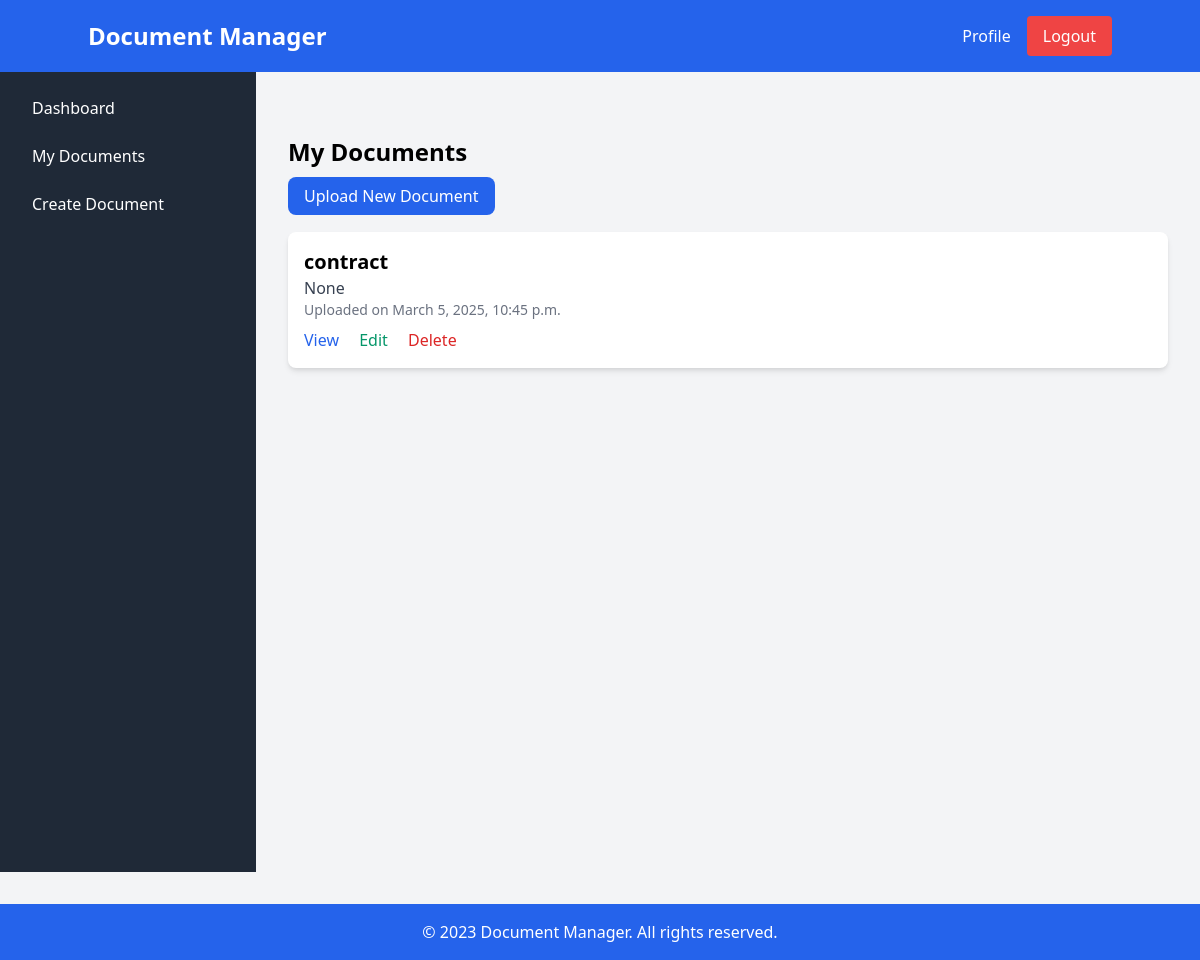
/documents/ (signed in), run on an earlier commit of the app's database.
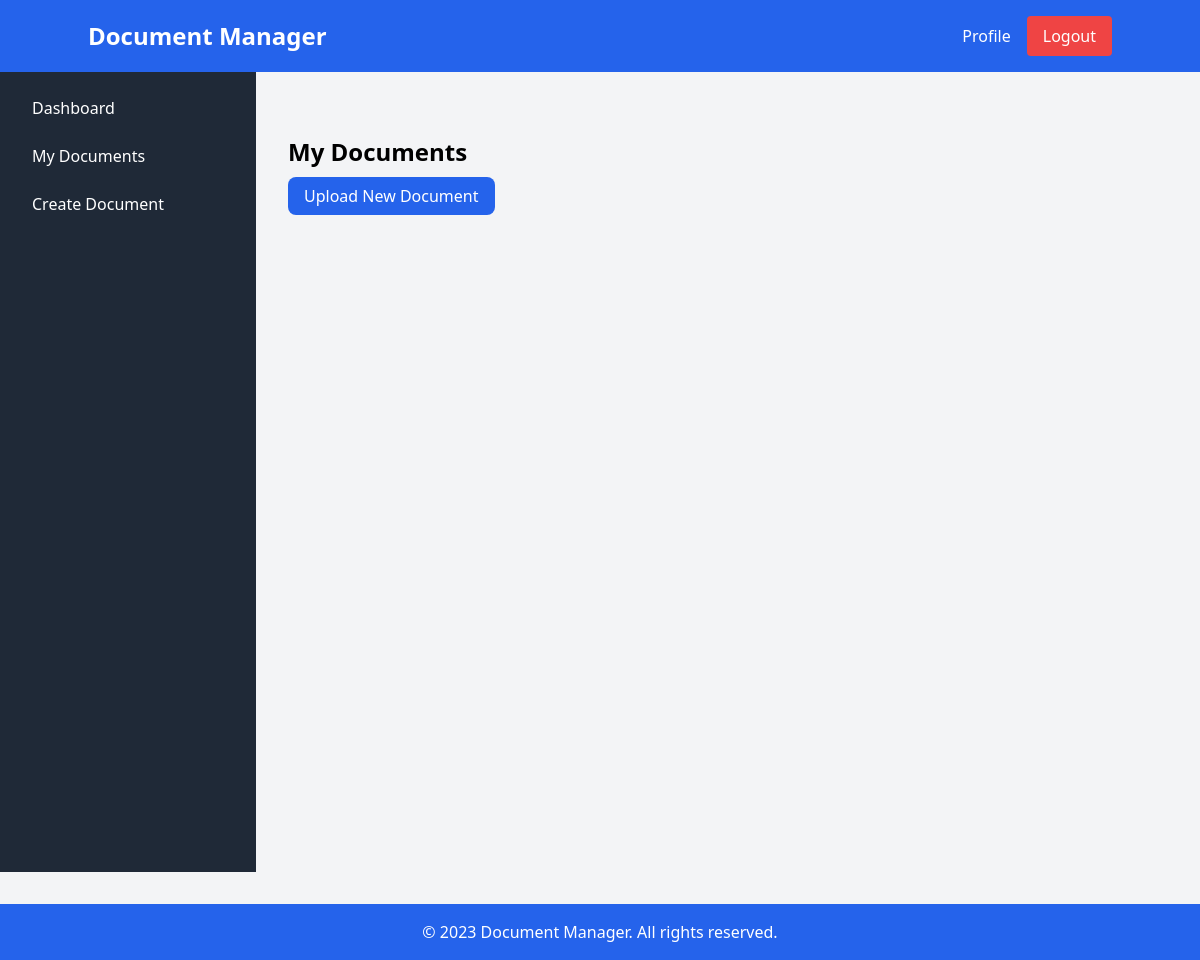
And on a later commit of the database.
### web/models.py (models this page shows, shortened)
class Document(models.Model):
    id = models.UUIDField(primary_key=True)
    user = models.ForeignKey(User, on_delete=models.CASCADE, related_name='documents')
    title = models.CharField(max_length=255)
    description = models.TextField(blank=True, null=True)
    file = models.FileField(upload_to='documents/')
    uploaded_at = models.DateTimeField(auto_now_add=True)
    is_signed = models.BooleanField(default=False)

### web/views.py (the view)
# urls.py: path('documents/', document_list, name='document_list'),
@login_required(login_url='/login')
def document_list(request):
    documents = Document.objects.filter(user=request.user).order_by('-uploaded_at')
    return render(request, 'document_list.html', {'documents': documents})

### web/templates/document_list.html (shortened to what this page needs)
{% extends "layout.html" %}
{% block content %}
<div class="max-w-4xl mx-auto py-8">
    <h1 class="text-2xl font-bold mb-4">My Documents</h1>
    <a href="{% url 'upload_document' %}" class="bg-blue-600 text-white px-4 py-2 rounded-lg hover:bg-blue-700">Upload New Document</a>
    <div class="mt-6">
        {% for document in documents %}
            <div class="bg-white p-4 rounded-lg shadow-md mb-4">
                <h2 class="text-xl font-bold">{{ document.title }}</h2>
                <p class="text-gray-700">{{ document.description }}</p>
                <p class="text-sm text-gray-500">Uploaded on {{ document.uploaded_at }}</p>
                <div class="mt-2">
                    <a href="{% url 'view_document' document.id %}" class="text-blue-600 hover:underline">View</a>
                    <a href="{% url 'edit_document' document.id %}" class="text-green-600 hover:underline ml-4">Edit</a>
                    <a href="{% url 'delete_document' document.id %}" class="text-red-600 hover:underline ml-4">Delete</a>
                </div>
            </div>
        {% endfor %}
    </div>
</div>
{% endblock %}

What changed in the data, as far as the page shows it:
removed Document: title "contract", description "None", uploaded_at "March 5, 2025, 10:45 p.m."
